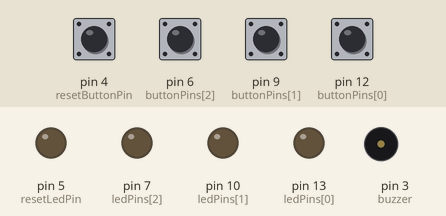
Recording of a sketch running on a simulated Arduino Uno, built with avr-gcc and run on an emulated ATmega328P. On the bench: output pins drawn as LEDs (lit = HIGH), buzzer (waves = sounding). Dashed ring = blinking. Inputs (shaded band) come from the test bench; at power-on: pin 4 (resetButtonPin), pin 6 (buttonPins[2]), pin 9 (buttonPins[1]), pin 12 (buttonPins[0]) HIGH. Random numbers use the default seed unless the sketch sets one.

Above: at 2.8 s.
2.9 s: pin 6 (buttonPins[2]) pulled LOW for 0.15 s
At 4.6 s:
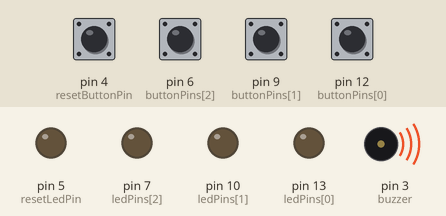
6.0 s: pin 4 (resetButtonPin) pulled LOW for 0.15 s
At 6.2 s:
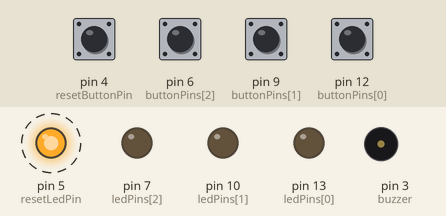
9.0 s: pin 9 (buttonPins[1]) pulled LOW for 0.15 s
At 9.13 s:
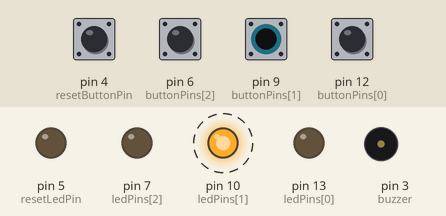
12.0 s: pin 4 (resetButtonPin) pulled LOW for 1 s
At 14.78 s:
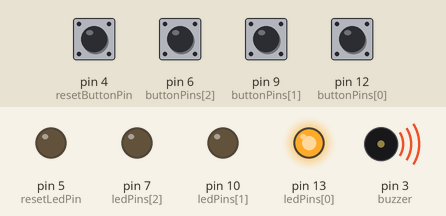
15.0 s: pin 12 (buttonPins[0]) pulled LOW for 1 s
Timing chart, 0 to 19.0 s (numbered marks = the images above; inputs shaded):
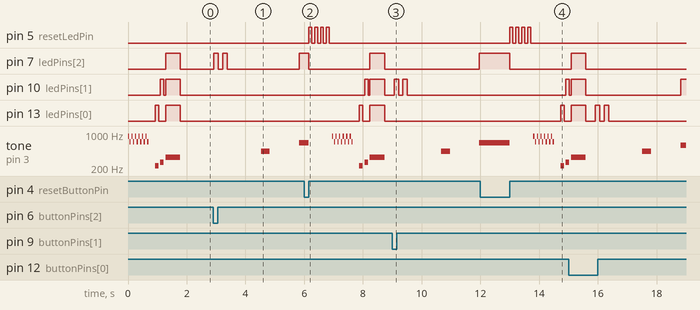

The sketch:

memory_game.ino
```cpp
// Memory game. Watch the pattern, repeat it, one extra step each round.
// A wrong press prints "player,score" to serial for listener.py.

const int MAX_ROUNDS = 50;

int ledPins[3] = { 13, 10, 7 };
int buttonPins[3] = { 12, 9, 6 };
int laneTones[3] = { 523, 587, 659 };  // C, D, E
int buzzer = 3;

int resetButtonPin = 4;
int resetLedPin = 5;
bool forceRestart = false;

int sequence[MAX_ROUNDS];
int currentRound = 3;
int currentPlayer = 0;  // set once at startup by selectPlayer()

int wrong = 1000;
int ready = 440;  // distinct tone used only for the "get ready" cue

void setup() {
  Serial.begin(9600);
  for (int i = 0; i < 3; i++) {
    pinMode(ledPins[i], OUTPUT);
    pinMode(buttonPins[i], INPUT_PULLUP);
  }
  pinMode(resetButtonPin, INPUT_PULLUP);
  pinMode(resetLedPin, OUTPUT);
  randomSeed(analogRead(A0));

  startupSequence();

  currentPlayer = selectPlayer();
  fillNewSequence();
  playReadyCue();
}

// Plays once at power-on
void startupSequence() {
  int chatterNotes[2] = { 900, 700 };

  for (int i = 0; i < 12; i++) {
    tone(buzzer, chatterNotes[i % 2]);
    delay(40);
    noTone(buzzer);
    delay(20);
  }

  delay(200);

  int stabNotes[2] = { 220, 262 };
  for (int i = 0; i < 2; i++) {
    digitalWrite(ledPins[i], HIGH);
    tone(buzzer, stabNotes[i]);
    delay(120);
    digitalWrite(ledPins[i], LOW);
    noTone(buzzer);
    delay(60);
  }

  for (int i = 0; i < 3; i++) {
    digitalWrite(ledPins[i], HIGH);
  }
  tone(buzzer, 330);
  delay(500);
  for (int i = 0; i < 3; i++) {
    digitalWrite(ledPins[i], LOW);
  }
  noTone(buzzer);
  delay(300);
}

// Plays a sequence of tones and pause so the player can tell
// selection has ended before the first pattern starts.
void playReadyCue() {
  delay(1000);
  tone(buzzer, ready);
  delay(300);
  noTone(buzzer);
  delay(1000);
}

// fill once per game. loop() plays the first currentRound entries, so
// each round is the last one plus a step
void fillNewSequence() {
  for (int i = 0; i < MAX_ROUNDS; i++) {
    sequence[i] = random(0, 3);
  }
}

// Turns off all LEDs when partway through a game.
void allOff() {
  for (int i = 0; i < 3; i++) {
    digitalWrite(ledPins[i], LOW);
  }
  noTone(buzzer);
}

// wait for a button press to pick the player, blink to confirm, return 1-3
int selectPlayer() {
  while (true) {
    for (int j = 0; j < 3; j++) {
      if (digitalRead(buttonPins[j]) == LOW) {
        delay(25); // debounce

        if (digitalRead(buttonPins[j]) == LOW) {
          for (int k = 0; k < 2; k++) {
            digitalWrite(ledPins[j], HIGH);
            delay(150);
            digitalWrite(ledPins[j], LOW);
            delay(150);
          }

          // wait for release so it isn't read twice
          while (digitalRead(buttonPins[j]) == LOW) {
            delay(25);
          }

          return j + 1; // j=0 -> Player 1, j=1 -> Player 2, j=2 -> Player 3
        }
      }
    }
  }
}

// Checks the reset button. A single press (debounced) triggers
// a full reset back to player selection.
void checkResetButton() {
  if (digitalRead(resetButtonPin) == LOW) {
    delay(25); // debounce
    if (digitalRead(resetButtonPin) == LOW) {
      while (digitalRead(resetButtonPin) == LOW) {
        delay(10);
      }
      fullReset();
    }
  }
}

// delay() that still polls the reset button. returns true if a reset
// fired, in which case just return out of loop()
bool waitOrReset(int ms) {
  for (int elapsed = 0; elapsed < ms; elapsed += 5) {
    checkResetButton();
    if (forceRestart) {
      return true;
    }
    delay(5);
  }
  return false;
}

// don't let a button held over from playback count as an answer
bool waitForAllButtonsReleased() {
  while (true) {
    bool anyHeld = false;
    for (int j = 0; j < 3; j++) {
      if (digitalRead(buttonPins[j]) == LOW) {
        anyHeld = true;
      }
    }
    if (!anyHeld) {
      return false;
    }
    if (waitOrReset(10)) {
      return true;
    }
  }
}
// When reset button is pressed, flashes the reset LED, resets round
// counter, and resets from player selection.
void fullReset() {
  allOff();

  for (int k = 0; k < 4; k++) {
    digitalWrite(resetLedPin, HIGH);
    delay(100);
    digitalWrite(resetLedPin, LOW);
    delay(100);
  }

  startupSequence();

  currentRound = 3;
  currentPlayer = selectPlayer();
  fillNewSequence();
  playReadyCue();

  forceRestart = true;
}

void loop() {
  // reset may have fired last pass. cleared here so unwinds can just return
  if (forceRestart) {
    forceRestart = false;
    allOff();
  }

  // play back the first currentRound steps
  for (int i = 0; i < currentRound; i++) {
    int lane = sequence[i];

    digitalWrite(ledPins[lane], HIGH);
    tone(buzzer, laneTones[lane]);
    bool interrupted = waitOrReset(500);

    digitalWrite(ledPins[lane], LOW);
    noTone(buzzer);
    if (interrupted || waitOrReset(500)) {
      return;
    }
  }

  if (waitForAllButtonsReleased()) {
    return;
  }

  for (int i = 0; i < currentRound; i++) {
    int correctLane = sequence[i];
    bool answered = false;

    while (!answered) {
      checkResetButton();
      if (forceRestart) {
        break;
      }

      for (int j = 0; j < 3; j++) {
        if (digitalRead(buttonPins[j]) != LOW) {
          continue;
        }

        delay(25); // debounce
        if (digitalRead(buttonPins[j]) != LOW) {
          continue;
        }

        if (j == correctLane) {
          digitalWrite(ledPins[j], HIGH);
          tone(buzzer, laneTones[j]);
          bool interrupted = waitOrReset(500);

          digitalWrite(ledPins[j], LOW);
          noTone(buzzer);
          if (interrupted || waitOrReset(500)) {
            break;
          }

          answered = true;
          while (digitalRead(buttonPins[j]) == LOW) {
            if (waitOrReset(25)) {
              break;
            }
          }
          break;
        }

        // currentRound starts at 3, so -3 is rounds survived (first loss = 0)
        Serial.print(currentPlayer);
        Serial.print(",");
        Serial.println(currentRound - 3);

        if (!blinkAllLeds()) {
          waitOrReset(1000);
        }
        currentRound = 3;
        fillNewSequence();
        waitForAllButtonsReleased();
        return;
      }
    }

    if (forceRestart) {
      return; // abandons this round; loop() restarts fresh above
    }
  }

  if (waitOrReset(1000)) {
    return;
  }
  if (currentRound < MAX_ROUNDS) {
    currentRound++;
  }
}

// game over flash. true if a reset cut it short
bool blinkAllLeds() {
  for (int i = 0; i < 5; i++) {
    for (int j = 0; j < 3; j++) {
      digitalWrite(ledPins[j], HIGH);
    }
    tone(buzzer, wrong);
    bool interrupted = waitOrReset(300);

    for (int j = 0; j < 3; j++) {
      digitalWrite(ledPins[j], LOW);
    }
    noTone(buzzer);
    if (interrupted || waitOrReset(300)) {
      return true;
    }
  }
  return false;
}
```

Measured:
- after the input at 2.9 s, pin 7 (ledPins[2]): goes HIGH 0.15 s, LOW 0.15 s, HIGH 0.15 s, LOW 2.5 s, then HIGH, starting at once; tone on pin 3 (buzzer): silent → 440 Hz after 1.6 s, → silent 0.30 s later, → 659 Hz 1.0 s later
- after the input at 6.0 s, pin 5 (resetLedPin): alternates HIGH for 0.10 s and LOW for 0.10 s, 8 changes in all, then stays LOW, starting after 0.16 s; pin 13 (ledPins[0]): LOW → HIGH after 1.9 s, → LOW 0.12 s later, → HIGH 0.24 s later, → LOW 0.50 s later
- after the input at 9.0 s, pin 7 (ledPins[2]): LOW → HIGH after 3.0 s; pin 10 (ledPins[1]): alternates HIGH for 0.15 s and LOW for 0.15 s, 4 changes in all, then stays LOW, starting after 0.06 s; tone on pin 3 (buzzer): silent → 440 Hz after 1.7 s, → silent 0.30 s later, → 659 Hz 1.0 s later
- after the input at 12.0 s, pin 5 (resetLedPin): alternates HIGH for 0.10 s and LOW for 0.10 s, 8 changes in all, then stays LOW, starting after 1.0 s
